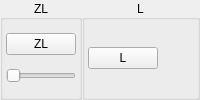
              <widget class="QWidget" name="buttonShoulderButtonsLeft" native="true">
               <layout class="QHBoxLayout" name="horizontalLayout_6">
                <property name="spacing">
                 <number>0</number>
                </property>
                <property name="leftMargin">
                 <number>0</number>
                </property>
                <property name="topMargin">
                 <number>0</number>
                </property>
                <property name="rightMargin">
                 <number>0</number>
                </property>
                <property name="bottomMargin">
                 <number>0</number>
                </property>
                <item>
                 <widget class="QGroupBox" name="buttonShoulderButtonsButtonZLGroup">
                  <property name="sizePolicy">
                   <sizepolicy hsizetype="Maximum" vsizetype="Preferred">
                    <horstretch>0</horstretch>
                    <verstretch>0</verstretch>
                   </sizepolicy>
                  </property>
                  <property name="title">
                   <string>ZL</string>
                  </property>
                  <property name="alignment">
                   <set>Qt::AlignmentFlag::AlignCenter</set>
                  </property>
                  <layout class="QVBoxLayout" name="buttonShoulderButtonsZLVerticalLayout">
                   <property name="spacing">
                    <number>3</number>
                   </property>
                   <property name="leftMargin">
                    <number>3</number>
                   </property>
                   <property name="topMargin">
                    <number>3</number>
                   </property>
                   <property name="rightMargin">
                    <number>3</number>
                   </property>
                   <property name="bottomMargin">
                    <number>3</number>
                   </property>
                   <item>
                    <widget class="QPushButton" name="buttonZL">
                     <property name="minimumSize">
                      <size>
                       <width>70</width>
                       <height>0</height>
                      </size>
                     </property>
                     <property name="maximumSize">
                      <size>
                       <width>68</width>
                       <height>16777215</height>
                      </size>
                     </property>
                     <property name="styleSheet">
                      <string notr="true">min-width: 68px;</string>
                     </property>
                     <property name="text">
                      <string>ZL</string>
                     </property>
                    </widget>
                   </item>
                   <item>
                    <widget class="QSlider" name="sliderZLThreshold">
                     <property name="maximumSize">
                      <size>
                       <width>70</width>
                       <height>15</height>
                      </size>
                     </property>
                     <property name="maximum">
                      <number>100</number>
                     </property>
                     <property name="orientation">
                      <enum>Qt::Orientation::Horizontal</enum>
                     </property>
                    </widget>
                   </item>
                  </layout>
                 </widget>
                </item>
                <item>
                 <widget class="QGroupBox" name="buttonShoulderButtonsButtonLGroup">
                  <property name="title">
                   <string>L</string>
                  </property>
                  <property name="alignment">
                   <set>Qt::AlignmentFlag::AlignCenter</set>
                  </property>
                  <layout class="QVBoxLayout" name="buttonShoulderButtonsLVerticalLayout">
                   <property name="spacing">
                    <number>3</number>
                   </property>
                   <property name="leftMargin">
                    <number>3</number>
                   </property>
                   <property name="topMargin">
                    <number>3</number>
                   </property>
                   <property name="rightMargin">
                    <number>3</number>
                   </property>
                   <property name="bottomMargin">
                    <number>3</number>
                   </property>
                   <item>
                    <widget class="QPushButton" name="buttonL">
                     <property name="minimumSize">
                      <size>
                       <width>70</width>
                       <height>0</height>
                      </size>
                     </property>
                     <property name="maximumSize">
                      <size>
                       <width>68</width>
                       <height>16777215</height>
                      </size>
                     </property>
                     <property name="styleSheet">
                      <string notr="true">min-width: 68px;</string>
                     </property>
                     <property name="text">
                      <string>L</string>
                     </property>
                    </widget>
                   </item>
                  </layout>
                 </widget>
                </item>
               </layout>
              </widget>
